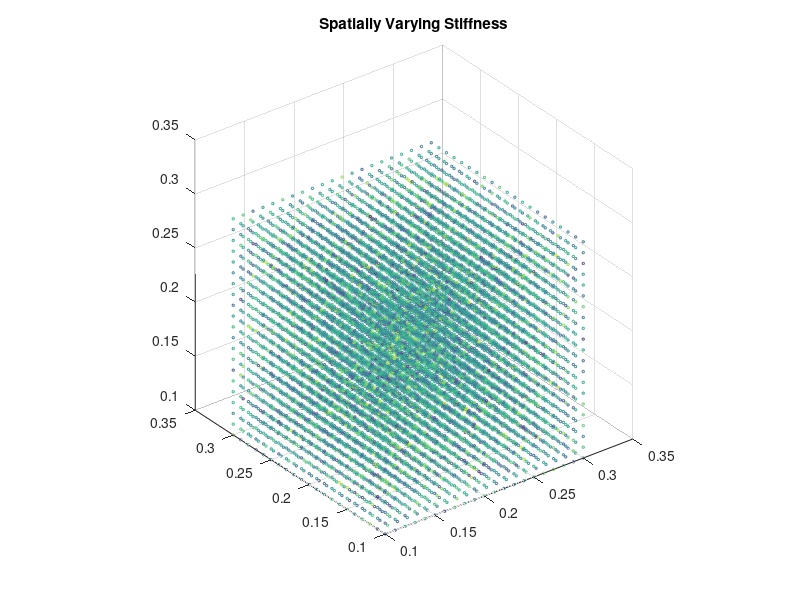

MATLAB code to generate this figure:
% fractal brownian motion testing
function fbm3_test
    % plot scatter grid of points
    gv = 0.1:.01:.3;
    [X,Y,Z] = meshgrid(gv,gv,gv);
    %[X,Y,Z] = sphere(10);
    X = X(:); Y = Y(:); Z = Z(:);
    C = zeros(length(X),1);
    center = [.5,.5,.5];
    for i=1:length(C)
        p = [X(i),Y(i),Z(i)];
        dist2 = sum((p-center).*(p-center));
        C(i) = fbm3(p);
    end
    C = (C+.3)*1.6667;
    scatter3(X,Y,Z,3,C);
    title('Spatially Varying Stiffness');
    axis square;
end

function [out] = fract(x)
    out = x - floor(x);
end

function [out] = hash(n)
    out = fract(sin(n)*43758.5453123);
end

function [out] = mix(x,y,a)
    out = (1-a)*x + a*y;
end

function [out] = noise3(x)
   p = floor(x);
   f = fract(x);
   f = f.*f.*(3-2*f);
   n = x(1) + 157*x(2) + 113*x(3);
   out = mix(mix(mix( hash(n+  0.0), hash(n+  1.0),f(1)), ...
                   mix( hash(n+157.0), hash(n+158.0),f(1)),f(2)), ...
               mix(mix( hash(n+113.0), hash(n+114.0),f(1)), ...
                   mix( hash(n+270.0), hash(n+271.0),f(1)),f(2)),f(3));
end

function [out] = fbm3(p)
    f = 0;
    for i=1:6
       x = pow2(i);
       f = f + (noise3(p*x)-.5)/x;
    end
    out = f;
end